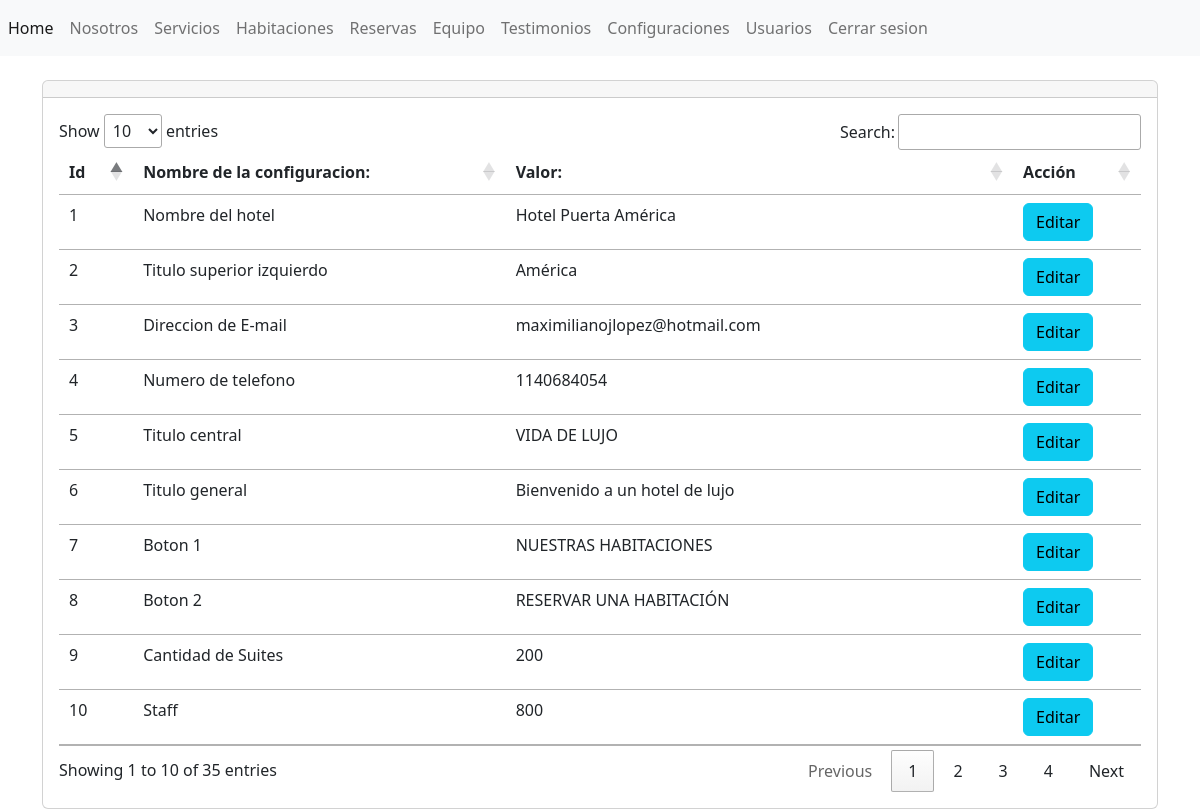
The app's page /admin/secciones/configuraciones/index.php (signed in) with its own data.
### tables this page shows
CREATE TABLE IF NOT EXISTS tbl_configuraciones (
  id INT AUTO_INCREMENT PRIMARY KEY,
  nombre VARCHAR(255) NOT NULL,
  valor VARCHAR(255) NOT NULL
);

### admin/secciones/configuraciones/index.php (the view, shortened to what this page needs)
<?php include("../../bd.php");
    $sentencia= $conexion->prepare("SELECT * FROM `tbl_configuraciones`");
    $sentencia->execute();
    $lista_configuraciones=$sentencia->fetchAll(PDO::FETCH_ASSOC);
 include("../../templates/header.php");
?>
<div class="card">
    <div class="card-header">
    </div>
    <div class="card-body">
    <div class="table-responsive">
        <table class="table table">
            <thead>
                <tr>
                    <th scope="col">Id</th>
                    <th scope="col">Nombre de la configuracion:</th>
                    <th scope="col">Valor:</th>
                    <th scope="col">Acción</th>
                </tr>
            </thead>
            <tbody>
                <?php foreach($lista_configuraciones as $registros){?>
                <tr class="">
                    <td><?php echo $registros['id'];?></td>
                    <td><?php echo $registros['nombre'];?></td>
                    <td><?php echo $registros['valor'];?></td>
                    <td>
                        <a name="" id="" class="btn btn-info" href="editar.php?txtid=<?php echo $registros['id']; ?> " role="button" role="button">Editar</a>
                </td>
                </tr>
                <?php }?>
            </tbody>
        </table>
    </div>
    </div>
</div>
<?php include("../../templates/footer.php"); ?>

### records on screen
tbl_configuraciones: id "1", nombre "Nombre del hotel", valor "Hotel Puerta América"
tbl_configuraciones: id "2", nombre "Titulo superior izquierdo", valor "América"
tbl_configuraciones: id "3", nombre "Direccion de E-mail", valor "maximilianojlopez@hotmail.com"
tbl_configuraciones: id "4", nombre "Numero de telefono", valor "1140684054"
tbl_configuraciones: id "5", nombre "Titulo central", valor "VIDA DE LUJO"
tbl_configuraciones: id "6", nombre "Titulo general", valor "Bienvenido a un hotel de lujo"
tbl_configuraciones: id "7", nombre "Boton 1", valor "NUESTRAS HABITACIONES"
tbl_configuraciones: id "8", nombre "Boton 2", valor "RESERVAR UNA HABITACIÓN"
tbl_configuraciones: id "9", nombre "Cantidad de Suites", valor "200"
tbl_configuraciones: id "10", nombre "Staff", valor "800"
